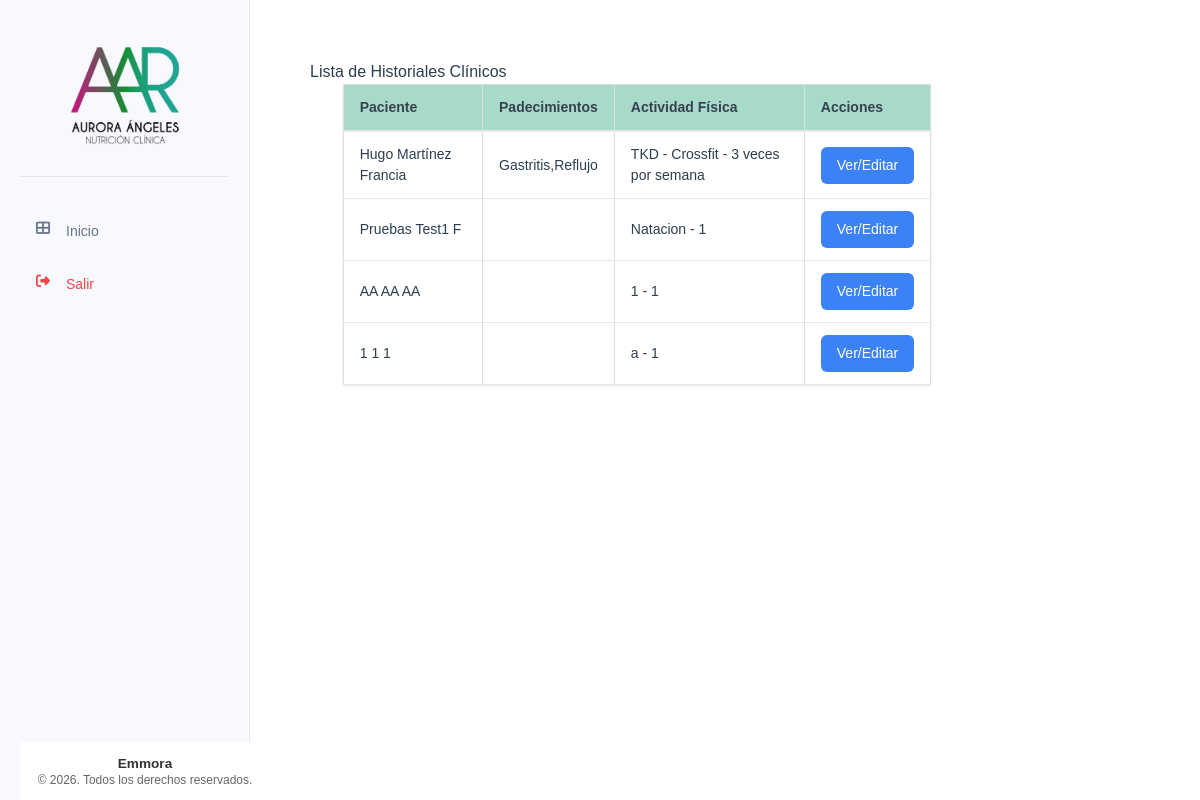
Screenshot of /historial-clinico/ with the database file from the repository.
### tables this page shows
CREATE TABLE historial_clinico (
    id INTEGER PRIMARY KEY AUTOINCREMENT,
    paciente_id INTEGER NOT NULL,
    cirugias TEXT,
    padecimientos TEXT,
    medicamentos TEXT,
    suplementos TEXT,
    enfermedades_previas TEXT,
    enfermedades_actuales TEXT,
    tipo_actividad_fisica TEXT,
    frecuencia_actividad_fisica TEXT,
    tiempo_actividad_fisica TEXT,
    numero_comidas_diarias INTEGER,
    alimentos_normales TEXT,
    alimentos_no_gustados TEXT,
    FOREIGN KEY (paciente_id) REFERENCES pacientes (id)
);

CREATE TABLE pacientes (
    id INTEGER PRIMARY KEY AUTOINCREMENT,
    nombre TEXT NOT NULL,
    apellido_paterno TEXT NOT NULL,
    apellido_materno TEXT NOT NULL,
    fecha_nacimiento DATE NOT NULL,
    telefono TEXT NOT NULL,
    correo TEXT UNIQUE NOT NULL,
    ciudad TEXT NOT NULL,
    fecha_registro TIMESTAMP DEFAULT CURRENT_TIMESTAMP,
    status TEXT NOT NULL DEFAULT 'activo' CHECK (status IN ('activo', 'inactivo'))
);

### app/controllers/historial_clinico.py (the view)
@historial_clinico.route('/')
def lista_historiales():
    historiales = HistorialClinico.obtener_todos()
    return render_template('historiales/lista_historiales.html', historiales=historiales)

### app/db.py (called while the page is built)
def get_db():
    if 'db' not in g:
        try:
            db_path = os.environ.get('DATABASE_URL', 'pacientes.db')
            g.db = sqlite3.connect(
                db_path,
                detect_types=sqlite3.PARSE_DECLTYPES
            )
            g.db.row_factory = sqlite3.Row
        except sqlite3.Error as e:
            logger.error(f"Error crítico al conectar con la base de datos SQLite: {e}")
            raise e
    return g.db

def query_db(query, args=(), one=False):
    try:
        cur = get_db().execute(query, args)
        rv = cur.fetchall()
        cur.close()
        return (rv[0] if rv else None) if one else rv
    except sqlite3.Error as e:
        logger.error(f"Error al ejecutar query: {query}. Args: {args}. Detalle: {e}")
        raise e

### app/models/historial_clinico.py (called while the page is built)
    @staticmethod
    def obtener_todos():
        return query_db('''
            SELECT h.*, p.nombre, p.apellido_paterno, p.apellido_materno
            FROM historial_clinico h
            JOIN pacientes p ON h.paciente_id = p.id
        ''')

### app/templates/historiales/lista_historiales.html (shortened to what this page needs)
{% extends "base/base.html" %}
{% block content %}
<div class="valoracion-container">
    <h2>Lista de Historiales Clínicos</h2>
    <table class="table">
        <thead>
            <tr>
                <th class="table__header">Paciente</th>
                <th class="table__header">Padecimientos</th>
                <th class="table__header">Actividad Física</th>
                <th class="table__header">Acciones</th>
            </tr>
        </thead>
        <tbody>
            {% for historial in historiales %}
            <tr>
                <td class="table__cell">{{ historial['nombre'] }} {{ historial['apellido_paterno'] }} {{ historial['apellido_materno'] }}</td>
                <td class="table__cell">{{ historial['padecimientos'] }}</td>
                <td class="table__cell">{{ historial['tipo_actividad_fisica'] }} - {{ historial['frecuencia_actividad_fisica'] }}</td>
                <td class="table__cell">
                    <a href="{{ url_for('historial_clinico.ver_crear_historial', paciente_id=historial['paciente_id']) }}" class="action-button">Ver/Editar</a>
                </td>
            </tr>
            {% endfor %}
        </tbody>
    </table>
</div>
{% endblock %}

### app/templates/base/base.html (shortened to what this page needs)
<!DOCTYPE html>
<html lang="es">
<head>
    <link rel="stylesheet" href="{{ url_for('static', filename='css/components/base.css') }}">
    <link rel="stylesheet" href="{{ url_for('static', filename='css/components/_forms.css') }}">
    <link rel="stylesheet" href="{{ url_for('static', filename='css/components/_tables.css') }}">
    <link rel="stylesheet" href="{{ url_for('static', filename='css/components/_buttons.css') }}">
    <link rel="stylesheet" href="{{ url_for('static', filename='css/components/_cards.css') }}">
    <link rel="stylesheet" href="{{ url_for('static', filename='css/components/_tabs.css') }}">
    <link rel="stylesheet" href="{{ url_for('static', filename='css/components/_modal.css') }}">
    <link rel="stylesheet" href="{{ url_for('static', filename='css/components/_sidebar.css') }}">
    <script src="https://cdn.tailwindcss.com"></script>
    <link rel="stylesheet" href="{{ url_for('static', filename='css/style.css') }}">
    <link href="https://cdnjs.cloudflare.com/ajax/libs/font-awesome/6.4.0/css/all.min.css" rel="stylesheet">
</head>
<body>
    <div class="container" x-data="{ menuOpen: false }">
        <nav class="sidebar">
            <div class="sidebar__header">
                <img src="{{ url_for('static', filename='img/logos/logo.png') }}"
                        alt="Sistema de Pacientes"
                        class="sidebar__logo"
                        onerror="this.onerror=null; this.src='{{ url_for('static', filename='img/logos/default-logo.png') }}'">
            </div>
            <ul class="sidebar__list">
                <li class="sidebar__item">
                    <a href="{{ url_for('main.index') }}" class="sidebar__link">
                        <i class="fas fa-th-large sidebar__icon"></i> Inicio
                    </a>
                </li>
                <li class="sidebar__item">
                    <a href="{{ url_for('auth.logout') }}" class="sidebar__link text-red-500">
                        <i class="fas fa-sign-out-alt sidebar__icon"></i> Salir
                    </a>
                </li>
            </ul>
            <div class="sidebar-footer">
                <div class="footer-content">
                    <p>Emmora</p>
                    <p>&copy; 2026. Todos los derechos reservados.</p>
                </div>
            </div>
        </nav>
        <main class="p-6 md:p-10 space-y-10">
            {% block content %}{% endblock %}
        </main>
    </div>
</body>
</html>

### app/static/css/components/base.css (style rules this page uses)
.sidebar__header { padding: 1rem; text-align: center; border-bottom: 1px solid rgba(255, 255, 255, 0.1); min-height: 80px; display: flex; align-items: center; justify-content: center; }
.sidebar__logo { max-width: 150px; height: auto; display: block; margin: 0 auto; }

### app/static/css/components/_tables.css (style rules this page uses)
.table { width: 100%; border-collapse: collapse; margin-bottom: 1rem; }
.table__header { background-color: #f8f9fa; padding: 12px; text-align: left; border-bottom: 2px solid #dee2e6; }
.table__cell { padding: 12px; border-bottom: 1px solid #dee2e6; }

### app/static/css/components/_buttons.css (style rules this page uses)
.action-button { display: inline-flex; align-items: center; gap: 0.5rem; padding: 8px 16px; background-color: #3498db; color: white; border: none; border-radius: 4px; text-decoration: none; cursor: pointer; transition: background-color 0.3s; }

### app/static/css/components/_sidebar.css (style rules this page uses)
.sidebar-footer { position: fixed; bottom: 0; width: 250px; padding: 0.5rem; border-top: 1px solid rgba(255, 255, 255, 0.1); background-color: #fff; z-index: 100; }
.footer-content { text-align: center; color: #666; font-size: 0.75rem; padding: 5px 0; }
.footer-content p { margin: 0; line-height: 1.2; }
.footer-content p:first-child { font-weight: 600; font-size: 0.85rem; color: #333; }
.sidebar__list { margin-bottom: 60px; }

### app/static/css/style.css (style rules this page uses)
body { font-family: Arial, sans-serif; margin: 0; padding: 0; color: #2c3e50; }
.container { display: grid; grid-template-columns: 250px 1fr; min-height: 100vh; }
.sidebar { width: 250px; background-color: #f8f9fe; padding: 20px; transition: all 0.3s ease; border-right: 1px solid #e5e7eb; }
.sidebar__list { list-style-type: none; padding: 0; margin-top: 2rem; }
.sidebar__item { margin-bottom: 0.5rem; }
.sidebar__link { text-decoration: none; color: #64748b; display: flex; align-items: center; padding: 0.75rem 1rem; border-radius: 0.5rem; transition: all 0.3s ease; font-size: 0.875rem; }
.sidebar__icon { margin-right: 10px; width: 20px; height: 20px; display: flex; align-items: center; justify-content: center; }
.sidebar__header { padding: 1rem; text-align: center; border-bottom: 1px solid #e5e7eb; margin-bottom: 1.5rem; }
.sidebar__logo { max-width: 150px; height: auto; display: block; margin: 0 auto; }
.table { width: 100%; border-collapse: collapse; margin: 20px 0; font-size: 16px; text-align: left; }
.table__header, .table__cell { border: 1px solid #ddd; padding: 8px; text-align: left; }
.table__header { background-color: #f2f2f2; }
.table { max-width: 90%; background-color: white; margin: 0 auto; box-shadow: 0 1px 3px rgba(0, 0, 0, 0.1); border-radius: 4px; }
.table__header { padding: 12px 16px; text-align: left; font-weight: 600; font-size: 0.875rem; color: #374151; background-color: #119b6e5e; border-bottom: 2px solid #e5e7eb; }
.table__cell { padding: 12px 16px; font-size: 0.875rem; border-bottom: 1px solid #e5e7eb; }
.action-button { display: inline-flex; align-items: center; padding: 0.5rem 1rem; font-size: 0.875rem; font-weight: 500; border-radius: 0.375rem; background-color: #3b82f6; color: white; text-decoration: none; transition: background-color 0.2s; }
.valoracion-container { max-width: 1200px; margin: 0 auto; padding: 20px; background-color: #fff; }
.action-button { display: inline-flex; align-items: center; gap: 0.5rem; padding: 0.5rem 1rem; background-color: #3b82f6; color: white; border-radius: 0.375rem; text-decoration: none; font-size: 0.875rem; font-weight: 500; transition: background-color 0.2s; }

### rows the page displays
historial_clinico: nombre "Hugo", apellido_paterno "Martínez", apellido_materno "Francia", padecimientos "Gastritis,Reflujo", tipo_actividad_fisica "TKD - Crossfit", frecuencia_actividad_fisica "3 veces por semana"
historial_clinico: nombre "Pruebas", apellido_paterno "Test1", apellido_materno "F", tipo_actividad_fisica "Natacion", frecuencia_actividad_fisica "1"
historial_clinico: nombre "AA", apellido_paterno "AA", apellido_materno "AA", tipo_actividad_fisica "1", frecuencia_actividad_fisica "1"
historial_clinico: nombre "1", apellido_paterno "1", apellido_materno "1", tipo_actividad_fisica "a", frecuencia_actividad_fisica "1"
